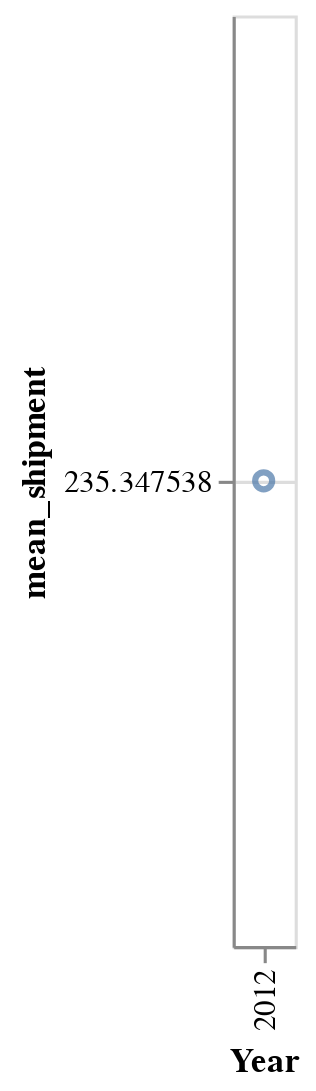

The cell this chart's notebook holds for it:
### Code cell
source_data = wa_result_after

plot_wa_after = alt.Chart(source_data).mark_point().encode(
    y=alt.Y("mean_shipment:Q", scale=alt.Scale(zero=False)),
    x=alt.X("Year:O", scale=alt.Scale(zero=False))
).transform_aggregate(
    mean_shipment='mean(shipment_per_100k)',
    groupby=["Year"]
)

plot_wa_after

### Figure 1 — Vega-Lite specification as saved in the notebook (floating-point values rounded to 4 significant figures)
{"config": {"view": {"continuousWidth": 400, "continuousHeight": 300}}, "data": {"name": "data-1186b8142e5aa1a44c4e3dc0d2f94119"}, "mark": "point", "encoding": {"x": {"field": "Year", "scale": {"zero": false}, "type": "ordinal"}, "y": {"field": "mean_shipment", "scale": {"zero": false}, "type": "quantitative"}}, "transform": [{"aggregate": [{"op": "mean", "field": "shipment_per_100k", "as": "mean_shipment"}], "groupby": ["Year"]}], "$schema": "https://vega.github.io/schema/vega-lite/v4.17.0.json", "datasets": {"data-1186b8142e5aa1a44c4e3dc0d2f94119": [{"Year": 2012.0, "StateFIPS": 53, "StateName": "Washington", "CountyFIPS": 53009, "FIP_unique": 5300953, "Population": 71770.0, "county_test": "Clallam", "quantity_sum": 1.0, "shipment_per_100k": 1.393}, {"Year": 2012.0, "StateFIPS": 53, "StateName": "Washington", "CountyFIPS": 53063, "FIP_unique": 5306353, "Population": 475400.0, "county_test": "Spokane", "quantity_sum": 663.0, "shipment_per_100k": 139.4}, {"Year": 2012.0, "StateFIPS": 53, "StateName": "Washington", "CountyFIPS": 53011, "FIP_unique": 5301153, "Population": 436400.0, "county_test": "Clark", "quantity_sum": 1330.0, "shipment_per_100k": 304.8}, {"Year": 2012.0, "StateFIPS": 53, "StateName": "Washington", "CountyFIPS": 53015, "FIP_unique": 5301553, "Population": 101700.0, "county_test": "Cowlitz", "quantity_sum": 261.0, "shipment_per_100k": 256.7}, {"Year": 2012.0, "StateFIPS": 53, "StateName": "Washington", "CountyFIPS": 53045, "FIP_unique": 5304553, "Population": 60680.0, "county_test": "Mason", "quantity_sum": 1.0, "shipment_per_100k": 1.648}, {"Year": 2012.0, "StateFIPS": 53, "StateName": "Washington", "CountyFIPS": 53077, "FIP_unique": 5307753, "Population": 246100.0, "county_test": "Yakima", "quantity_sum": 446.0, "shipment_per_100k": 181.2}, {"Year": 2012.0, "StateFIPS": 53, "StateName": "Washington", "CountyFIPS": 53005, "FIP_unique": 5300553, "Population": 182400.0, "county_test": "Benton", "quantity_sum": 363.0, "shipment_per_100k": 199.0}, {"Year": 2012.0, "StateFIPS": 53, "StateName": "Washington", "CountyFIPS": 53003, "FIP_unique": 5300353, "Population": 21910.0, "county_test": "Asotin", "quantity_sum": 96.0, "shipment_per_100k": 438.2}, {"Year": 2012.0, "StateFIPS": 53, "StateName": "Washington", "CountyFIPS": 53037, "FIP_unique": 5303753, "Population": 41620.0, "county_test": "Kittitas", "quantity_sum": 63.0, "shipment_per_100k": 151.4}, {"Year": 2012.0, "StateFIPS": 53, "StateName": "Washington", "CountyFIPS": 53013, "FIP_unique": 5301353, "Population": 3977.0, "county_test": "Columbia", "quantity_sum": 26.0, "shipment_per_100k": 653.8}, {"Year": 2012.0, "StateFIPS": 53, "StateName": "Washington", "CountyFIPS": 53075, "FIP_unique": 5307553, "Population": 46630.0, "county_test": "Whitman", "quantity_sum": 66.0, "shipment_per_100k": 141.5}, {"Year": 2012.0, "StateFIPS": 53, "StateName": "Washington", "CountyFIPS": 53043, "FIP_unique": 5304353, "Population": 10430.0, "county_test": "Lincoln", "quantity_sum": 22.0, "shipment_per_100k": 211.0}, {"Year": 2012.0, "StateFIPS": 53, "StateName": "Washington", "CountyFIPS": 53051, "FIP_unique": 5305153, "Population": 13000.0, "county_test": "Pend Oreille", "quantity_sum": 40.0, "shipment_per_100k": 307.6}, {"Year": 2012.0, "StateFIPS": 53, "StateName": "Washington", "CountyFIPS": 53071, "FIP_unique": 5307153, "Population": 59330.0, "county_test": "Walla Walla", "quantity_sum": 123.0, "shipment_per_100k": 207.3}, {"Year": 2012.0, "StateFIPS": 53, "StateName": "Washington", "CountyFIPS": 53065, "FIP_unique": 5306553, "Population": 43480.0, "county_test": "Stevens", "quantity_sum": 188.0, "shipment_per_100k": 432.4}, {"Year": 2012.0, "StateFIPS": 53, "StateName": "Washington", "CountyFIPS": 53025, "FIP_unique": 5302553, "Population": 91300.0, "county_test": "Grant", "quantity_sum": 118.0, "shipment_per_100k": 129.2}, {"Year": 2012.0, "StateFIPS": 53, "StateName": "Washington", "CountyFIPS": 53019, "FIP_unique": 5301953, "Population": 7663.0, "county_test": "Ferry", "quantity_sum": 39.0, "shipment_per_100k": 508.9}, {"Year": 2012.0, "StateFIPS": 53, "StateName": "Washington", "CountyFIPS": 53001, "FIP_unique": 5300153, "Population": 18940.0, "county_test": "Adams", "quantity_sum": 26.0, "shipment_per_100k": 137.2}, {"Year": 2012.0, "StateFIPS": 53, "StateName": "Washington", "CountyFIPS": 53021, "FIP_unique": 5302153, "Population": 85700.0, "county_test": "Franklin", "quantity_sum": 59.0, "shipment_per_100k": 68.85}]}}
